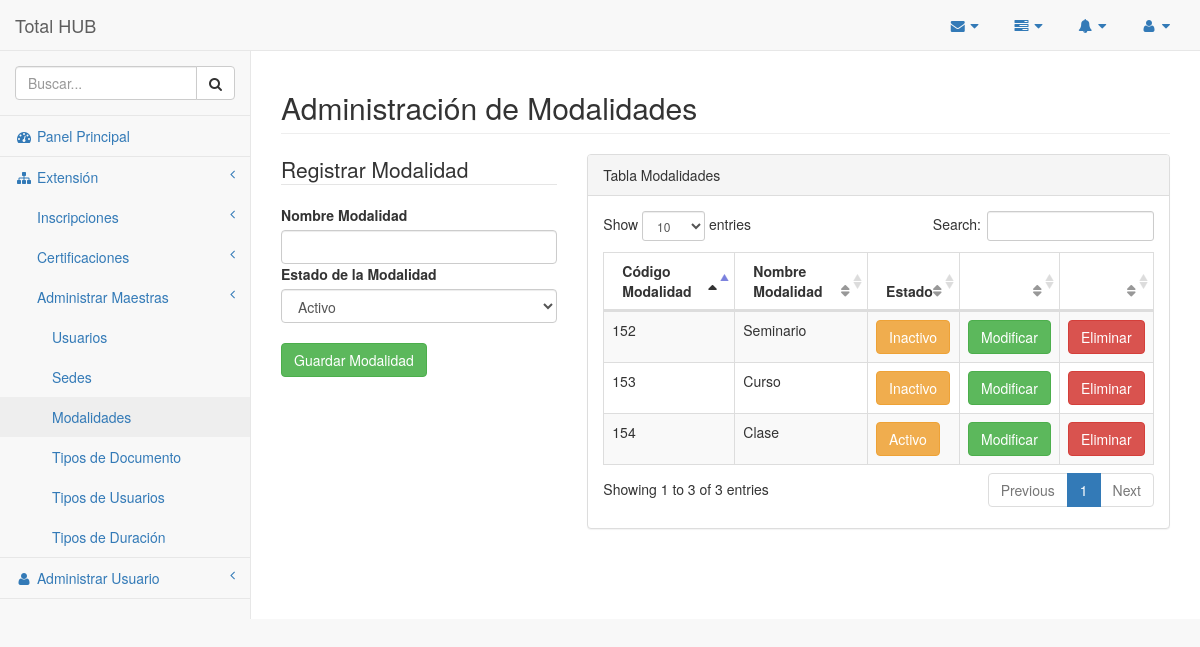
Screenshot of /pages/gestionModalidad.php with the database file from the repository.
### tables this page shows
CREATE TABLE `ma_modalidad` (
  `md_codModalidad` int(1) NOT NULL,
  `md_nombreModalidad` varchar(30) NOT NULL,
  `md_estadoModalidad` int(1) NOT NULL
);

CREATE TABLE `ma_estado` (
  `es_codEstado` int(1) NOT NULL,
  `es_nombreEstado` varchar(30) NOT NULL
);

### pages/funcionesUnivirtual.php (the view, shortened to what this page needs)
<?php
class Conexiones {
	public function conectarDB(){
		$this->conexion=mysqli_connect("localhost","root","","univico_pre_inscripcion") or
	    die("Problemas con la conexión");
	}
}
class crudModalidad extends Conexiones{
	public function listaModalidad(){
		$this->registros=mysqli_query($this->conexion,"select * from ma_modalidad")
		  or die("Problemas en el select".mysqli_error($this->conexion));
		while ($this->reg=mysqli_fetch_array($this->registros))
		{
		  echo
		  "<tr class='odd gradeC'>
			  	<td>"
			  		.$this->reg['md_codModalidad'].
			  "</td>
			  	<td>"
			  		.$this->reg['md_nombreModalidad'].
			  "</td>
			  <td><input type='submit' value='";
			  			$total1=new crudEstado();
						$total1->conectarDB();
				  		$total1->retornaNombreEstado(
				  		$this->reg['md_estadoModalidad']);
			  echo "
			  	'  class='btn btn-warning' onclick='cambiarEstadoModalidad(".$this->reg['md_codModalidad'].")'/></td><td>
			  		<form method='post' action=''>
				  		<input type='hidden' name='codModalidadModificar' id='codModalidadModificar' value='".$this->reg['md_codModalidad']."'>
				  		<button type='button' data-toggle='modal' data-target='#myModal' class='btn btn-success'>Modificar</button>
			  		</form>
			  	</td>
			  	<td class='center'>
			  		<form method='post'>
			  		<input type='submit' value='Eliminar' class='btn btn-danger' onclick='eliminarModalidad(".$this->reg['md_codModalidad'].")'>
			  		</form>
	            </td>
           </tr>";
        }
	}
}
class crudEstado extends Conexiones{
	public function retornaNombreEstado($codigo){
		$this->registros=mysqli_query($this->conexion,"select * from ma_estado where es_codEstado = $codigo")
		  or die("Problemas en el select".mysqli_error($this->conexion));
		if ($this->reg=mysqli_fetch_array($this->registros))
		{
		  echo $this->reg['es_nombreEstado'];
        }
	}
}
?>

### pages/gestionModalidad.php (shortened to what this page needs)
<!DOCTYPE html>
<html lang="es">
<head>
    <link href="../vendor/bootstrap/css/bootstrap.min.css" rel="stylesheet">
    <link href="../vendor/metisMenu/metisMenu.min.css" rel="stylesheet">
    <link href="../dist/css/sb-admin-2.css" rel="stylesheet">
    <link href="../vendor/morrisjs/morris.css" rel="stylesheet">
    <link href="../vendor/font-awesome/css/font-awesome.min.css" rel="stylesheet" type="text/css">
    <link href="../vendor/datatables-plugins/dataTables.bootstrap.css" rel="stylesheet">
    <link href="../vendor/datatables-responsive/dataTables.responsive.css" rel="stylesheet">
</head>
<body>
    <?php
    require ('funcionesUnivirtual.php');
    ?>
    <div id="wrapper">
        <nav class="navbar navbar-default navbar-static-top" role="navigation" style="margin-bottom: 0">
            <div class="navbar-header">
                <a class="navbar-brand" href="index.html">Total HUB</a>
            </div>
            <ul class="nav navbar-top-links navbar-right">
                    <?php
                        include ('modMenuDerecha.php');
                    ?>
            </ul>
            <div class="navbar-default sidebar" role="navigation">
                <div class="sidebar-nav navbar-collapse">
                    <?php
                        include ('modMenuPpal.php');
                    ?>
                </div>
            </div>
        </nav>
        <div id="page-wrapper">
            <div class="row">
                <div class="col-lg-12">
                    <h2 class="page-header">Administración de Modalidades</h2>
                </div>
            </div>
            <div class="row">
                <div class="col-lg-4">
                <fieldset>
                    <legend>Registrar Modalidad</legend>
                        <form method="post" action="">
                        <label>Nombre Modalidad</label>
                        <input type="text" name="nombreModalidadSolicitada" id="nombreModalidadSolicitada" class="form-control" required="required">
                        <label>Estado de la Modalidad</label>
                        <select name="estadoModalidadSolicitado" id="estadoModalidadSolicitado" class="form-control" required="required">
                            <option value="1">Activo</option>
                        </select>
                        <br>
                        <input type="submit" value="Guardar Modalidad" class="btn btn-success" onclick="guardarModalidad()">
                        </form>
                </fieldset>
                </div>
                <div class="col-lg-8">
                    <div class="panel panel-default">
                        <div class="panel-heading">
                            Tabla Modalidades
                        </div>
                        <div class="panel-body">
                            <table width="100%" class="table table-striped table-bordered table-hover" id="dataTables-example">
                                <thead>
                                    <tr>
                                        <th>Código Modalidad</th>
                                        <th>Nombre Modalidad</th>
                                        <th>Estado</th>
                                        <th></th>
                                        <th></th>
                                    </tr>
                                </thead>
                                <tbody>
                                    <?php
                                    $total1=new crudModalidad();
                                    $total1->conectarDB();
                                    $total1->listaModalidad();
                                    ?>
                                </tbody>
                            </table>
                        </div>
                    </div>
                </div>
            </div>
        </div>
    </div>
</body>
</html>

### pages/modMenuDerecha.php (shortened to what this page needs)
<li class="dropdown">
                    <a class="dropdown-toggle" data-toggle="dropdown" href="#">
                        <i class="fa fa-envelope fa-fw"></i> <i class="fa fa-caret-down"></i>
                    </a>
                </li>
                <li class="dropdown">
                    <a class="dropdown-toggle" data-toggle="dropdown" href="#">
                        <i class="fa fa-tasks fa-fw"></i> <i class="fa fa-caret-down"></i>
                    </a>
                </li>
                <li class="dropdown">
                    <a class="dropdown-toggle" data-toggle="dropdown" href="#">
                        <i class="fa fa-bell fa-fw"></i> <i class="fa fa-caret-down"></i>
                    </a>
                </li>
                <li class="dropdown">
                    <a class="dropdown-toggle" data-toggle="dropdown" href="#">
                        <i class="fa fa-user fa-fw"></i> <i class="fa fa-caret-down"></i>
                    </a>
                </li>

### pages/modMenuPpal.php (shortened to what this page needs)
<ul class="nav" id="side-menu">
                        <li class="sidebar-search">
                            <div class="input-group custom-search-form">
                                <input type="text" class="form-control" placeholder="Buscar...">
                                <span class="input-group-btn">
                                <button class="btn btn-default" type="button">
                                    <i class="fa fa-search"></i>
                                </button>
                            </span>
                            </div>
                        </li>
                        <li>
                            <a href="index.html"><i class="fa fa-dashboard fa-fw"></i> Panel Principal</a>
                        </li>
                        <li>
                            <a href="#"><i class="fa fa-sitemap fa-fw"></i> Extensión<span class="fa arrow"></span></a>
                            <ul class="nav nav-second-level">
                                <li>
                                    <a href="#">Inscripciones<span class="fa arrow"></span></a>
                                </li>
                                <li>
                                    <a href="#">Certificaciones <span class="fa arrow"></span></a>
                                </li>
                                <li>
                                    <a href="#">Administrar Maestras <span class="fa arrow"></span></a>
                                    <ul class="nav nav-third-level">
                                        <li>
                                            <a href="#">Usuarios</a>
                                        </li>
                                        <li>
                                            <a href="gestionSede.php">Sedes</a>
                                        </li>
                                        <li>
                                            <a href="gestionModalidad.php">Modalidades</a>
                                        </li>
                                        <li>
                                            <a href="#">Tipos de Documento</a>
                                        </li>
                                        <li>
                                            <a href="#">Tipos de Usuarios</a>
                                        </li>
                                        <li>
                                            <a href="#">Tipos de Duración</a>
                                        </li>
                                    </ul>
                                </li>
                            </ul>
                        </li>
                        <li>
                            <a href="#"><i class="fa fa-user fa-fw"></i> Administrar Usuario<span class="fa arrow"></span></a>
                        </li>
                    </ul>

### rows the page displays
ma_modalidad: md_codModalidad "152", md_nombreModalidad "Seminario", es_nombreEstado "Inactivo"
ma_modalidad: md_codModalidad "153", md_nombreModalidad "Curso", es_nombreEstado "Inactivo"
ma_modalidad: md_codModalidad "154", md_nombreModalidad "Clase", es_nombreEstado "Activo"
